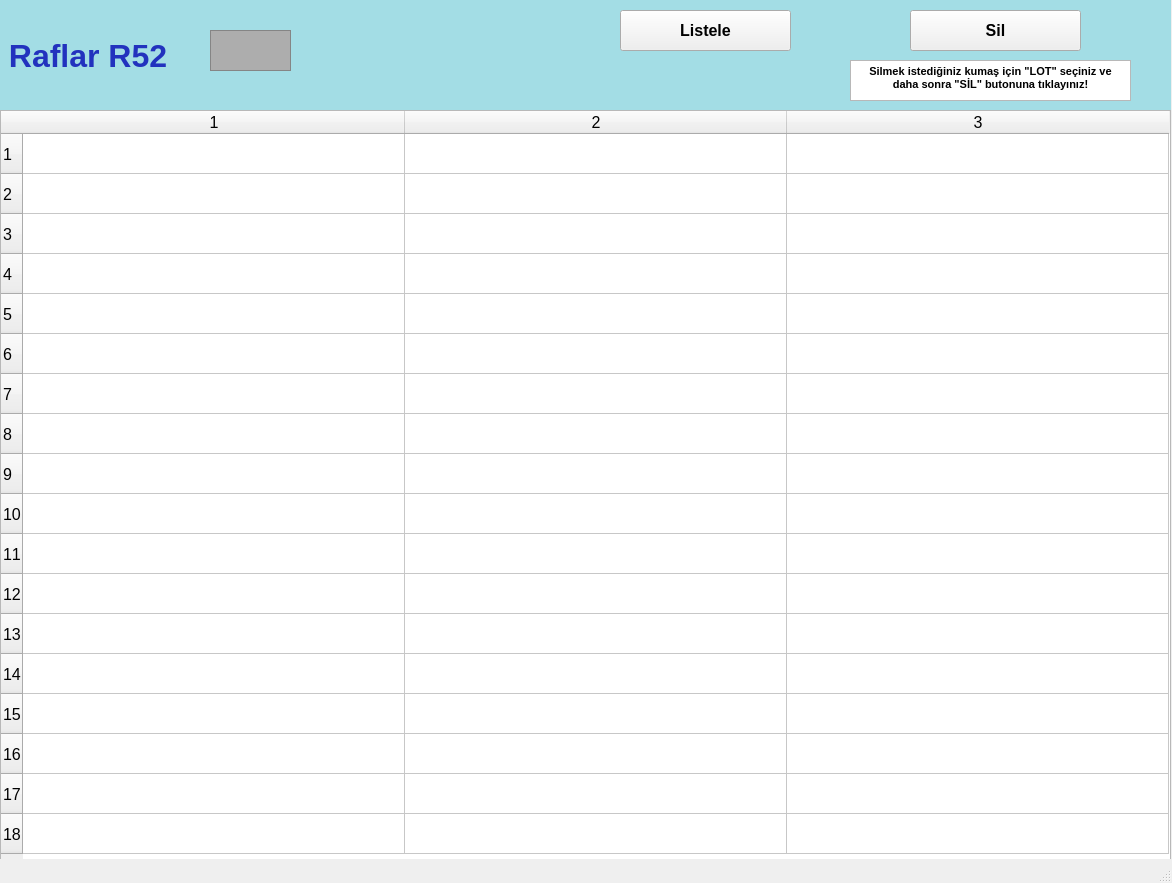
<?xml version="1.0" encoding="UTF-8"?>
<ui version="4.0">
 <class>raflarR52_ekran</class>
 <widget class="QMainWindow" name="raflarR52_ekran">
  <property name="geometry">
   <rect>
    <x>0</x>
    <y>0</y>
    <width>1172</width>
    <height>883</height>
   </rect>
  </property>
  <property name="font">
   <font>
    <pointsize>12</pointsize>
    <weight>50</weight>
    <bold>false</bold>
    <kerning>false</kerning>
   </font>
  </property>
  <property name="windowTitle">
   <string/>
  </property>
  <widget class="QWidget" name="centralwidget">
   <widget class="QLabel" name="raflarR1yazi_lbl">
    <property name="geometry">
     <rect>
      <x>0</x>
      <y>0</y>
      <width>1171</width>
      <height>111</height>
     </rect>
    </property>
    <property name="font">
     <font>
      <pointsize>24</pointsize>
      <weight>75</weight>
      <bold>true</bold>
     </font>
    </property>
    <property name="styleSheet">
     <string notr="true">background-color: rgb(163, 221, 229);
color: rgb(34, 50, 190);</string>
    </property>
    <property name="text">
     <string> Raflar R52</string>
    </property>
   </widget>
   <widget class="QFrame" name="raflarR1_img">
    <property name="geometry">
     <rect>
      <x>210</x>
      <y>30</y>
      <width>81</width>
      <height>41</height>
     </rect>
    </property>
    <property name="styleSheet">
     <string notr="true">background-color: rgb(173, 173, 173);</string>
    </property>
    <property name="frameShape">
     <enum>QFrame::StyledPanel</enum>
    </property>
    <property name="frameShadow">
     <enum>QFrame::Raised</enum>
    </property>
   </widget>
   <widget class="QTableWidget" name="R52_tw">
    <property name="geometry">
     <rect>
      <x>0</x>
      <y>110</y>
      <width>1171</width>
      <height>751</height>
     </rect>
    </property>
    <property name="baseSize">
     <size>
      <width>0</width>
      <height>0</height>
     </size>
    </property>
    <property name="rowCount">
     <number>18</number>
    </property>
    <property name="columnCount">
     <number>3</number>
    </property>
    <attribute name="horizontalHeaderVisible">
     <bool>true</bool>
    </attribute>
    <attribute name="horizontalHeaderCascadingSectionResizes">
     <bool>false</bool>
    </attribute>
    <attribute name="horizontalHeaderDefaultSectionSize">
     <number>382</number>
    </attribute>
    <attribute name="horizontalHeaderMinimumSectionSize">
     <number>38</number>
    </attribute>
    <attribute name="verticalHeaderDefaultSectionSize">
     <number>40</number>
    </attribute>
    <attribute name="verticalHeaderMinimumSectionSize">
     <number>23</number>
    </attribute>
    <row/>
    <row/>
    <row/>
    <row/>
    <row/>
    <row/>
    <row/>
    <row/>
    <row/>
    <row/>
    <row/>
    <row/>
    <row/>
    <row/>
    <row/>
    <row/>
    <row/>
    <row/>
    <column/>
    <column/>
    <column/>
   </widget>
   <widget class="QPushButton" name="listeleR52_btn">
    <property name="geometry">
     <rect>
      <x>620</x>
      <y>10</y>
      <width>171</width>
      <height>41</height>
     </rect>
    </property>
    <property name="font">
     <font>
      <pointsize>12</pointsize>
      <weight>75</weight>
      <bold>true</bold>
     </font>
    </property>
    <property name="text">
     <string>Listele</string>
    </property>
   </widget>
   <widget class="QPushButton" name="silR52_btn">
    <property name="geometry">
     <rect>
      <x>910</x>
      <y>10</y>
      <width>171</width>
      <height>41</height>
     </rect>
    </property>
    <property name="font">
     <font>
      <pointsize>12</pointsize>
      <weight>75</weight>
      <bold>true</bold>
     </font>
    </property>
    <property name="text">
     <string>Sil</string>
    </property>
   </widget>
   <widget class="QTextBrowser" name="textBrowser">
    <property name="geometry">
     <rect>
      <x>850</x>
      <y>60</y>
      <width>281</width>
      <height>41</height>
     </rect>
    </property>
    <property name="html">
     <string>&lt;!DOCTYPE HTML PUBLIC &quot;-//W3C//DTD HTML 4.0//EN&quot; &quot;http://www.w3.org/TR/REC-html40/strict.dtd&quot;&gt;
&lt;html&gt;&lt;head&gt;&lt;meta name=&quot;qrichtext&quot; content=&quot;1&quot; /&gt;&lt;style type=&quot;text/css&quot;&gt;
p, li { white-space: pre-wrap; }
&lt;/style&gt;&lt;/head&gt;&lt;body style=&quot; font-family:'MS Shell Dlg 2'; font-size:12pt; font-weight:400; font-style:normal;&quot;&gt;
&lt;p align=&quot;center&quot; style=&quot; margin-top:0px; margin-bottom:0px; margin-left:0px; margin-right:0px; -qt-block-indent:0; text-indent:0px;&quot;&gt;&lt;span style=&quot; font-size:8pt; font-weight:600;&quot;&gt;Silmek istediğiniz kumaş için &amp;quot;LOT&amp;quot; seçiniz ve daha sonra &amp;quot;SİL&amp;quot; butonuna tıklayınız!&lt;/span&gt;&lt;/p&gt;&lt;/body&gt;&lt;/html&gt;</string>
    </property>
   </widget>
  </widget>
  <widget class="QStatusBar" name="statusbar"/>
 </widget>
 <resources/>
 <connections/>
</ui>
